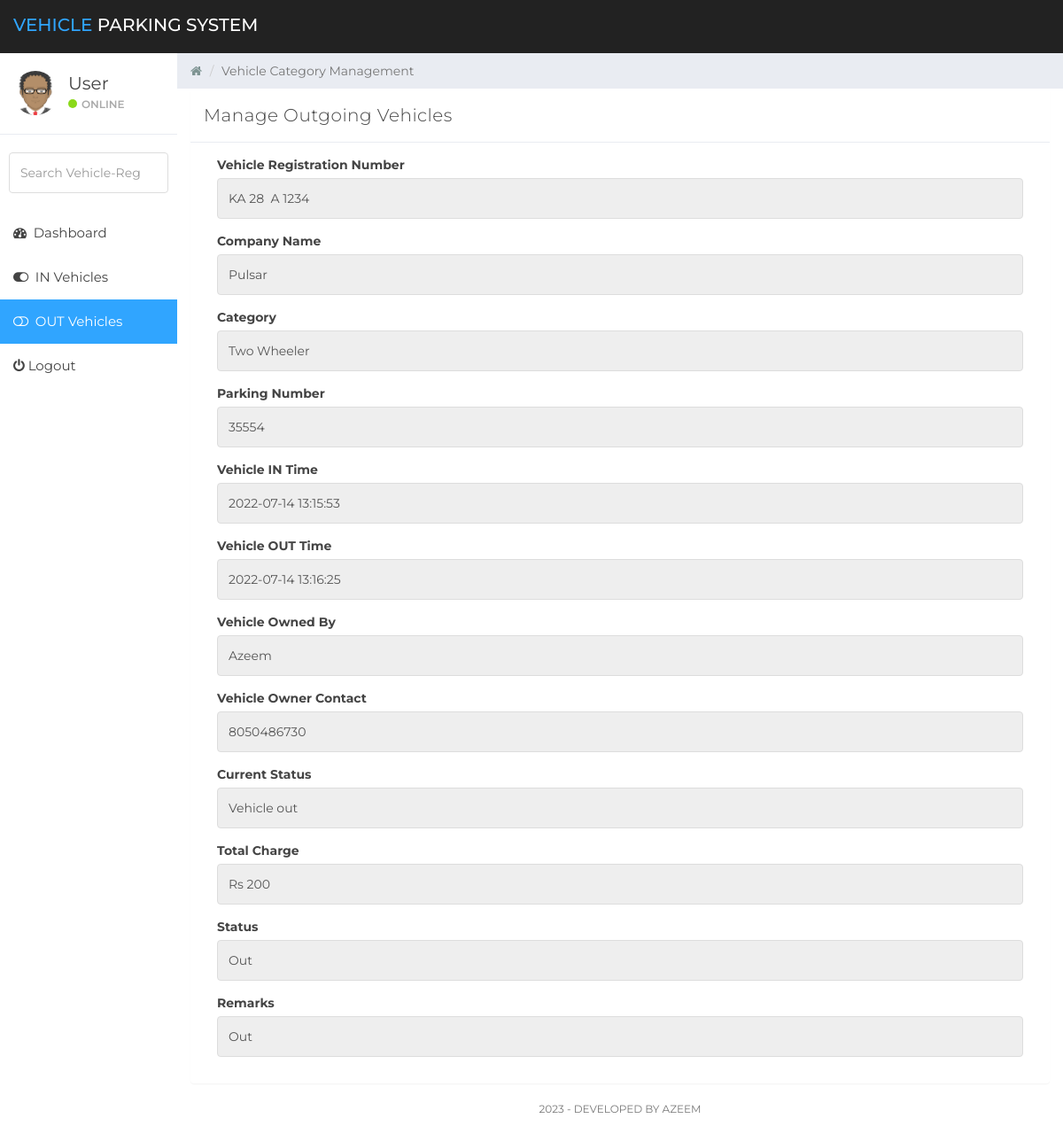
The app's page /outgoing-detail.php?updateid=25 (signed in) with its own data.
### tables this page shows
CREATE TABLE `vehicle_info` (
  `ID` int(10) NOT NULL,
  `eid` varchar(20) NOT NULL,
  `ParkingNumber` varchar(120) DEFAULT NULL,
  `VehicleCategory` varchar(120) NOT NULL,
  `VehicleCompanyname` varchar(120) DEFAULT NULL,
  `RegistrationNumber` varchar(120) DEFAULT NULL,
  `OwnerName` varchar(120) DEFAULT NULL,
  `OwnerContactNumber` bigint(10) DEFAULT NULL,
  `InTime` timestamp NULL DEFAULT current_timestamp(),
  `OutTime` timestamp NULL DEFAULT NULL ON UPDATE current_timestamp(),
  `ParkingCharge` varchar(120) NOT NULL,
  `Remark` mediumtext NOT NULL,
  `Status` varchar(5) NOT NULL
);

### outgoing-detail.php (the view, shortened to what this page needs)
<?php
    include('includes/dbconn.php');
    if (strlen($_SESSION['vpmsaid']==0)) {
    header('location:logout.php');
    } else {
?>
<!DOCTYPE html>
<html>
<head>
	<link href="css/bootstrap.min.css" rel="stylesheet">
	<link href="css/font-awesome.min.css" rel="stylesheet">
    <link href="css/datatable.css" rel="stylesheet">
	<link href="css/datepicker3.css" rel="stylesheet">
	<link href="css/styles.css" rel="stylesheet">
</head>
<body>
        <?php include 'includes/navigation.php' ?>
		<?php
		include 'includes/sidebar.php'
		?>
	<div class="col-sm-9 col-sm-offset-3 col-lg-10 col-lg-offset-2 main">
		<div class="row">
			<ol class="breadcrumb">
				<li><a href="dashboard.php">
					<em class="fa fa-home"></em>
				</a></li>
				<li class="active">Vehicle Category Management</li>
			</ol>
		</div>
		<div class="row">
			<div class="col-lg-12">
			</div>
		</div>
		<div class="row">
				<div class="col-lg-12">
					<div class="panel panel-default">
						<div class="panel-heading">Manage Outgoing Vehicles</div>
						<div class="panel-body">
                        <div class="col-md-12">
							<form method="POST">
                            <?php
                            $cid=$_GET['updateid'];
                            $ret=mysqli_query($con,"SELECT * from vehicle_info where ID='$cid'");
                            while ($row=mysqli_fetch_array($ret)) {
                            ?>
								<div class="form-group">
									<label>Vehicle Registration Number</label>
									<input type="text" class="form-control" value="<?php  echo $row['RegistrationNumber'];?>" id="catename" name="catename" readonly>
								</div>
								<div class="form-group">
									<label>Company Name</label>
									<input type="text" class="form-control" value="<?php  echo $row['VehicleCompanyname'];?>" id="sdesc" name="sdesc" readonly>
								</div>
                                <div class="form-group">
									<label>Category</label>
									<input type="text" class="form-control" value="<?php  echo $row['VehicleCategory'];?>" id="sdesc" name="sdesc" readonly>
								</div>
                                <div class="form-group">
									<label>Parking Number</label>
									<input type="text" class="form-control" value="<?php  echo $row['ParkingNumber'];?>" id="sdesc" name="sdesc" readonly>
								</div>
                                <div class="form-group">
									<label>Vehicle IN Time</label>
									<input type="text" class="form-control" value="<?php  echo $row['InTime'];?>" id="sdesc" name="sdesc" readonly>
								</div>
                                <div class="form-group">
									<label>Vehicle OUT Time</label>
									<input type="text" class="form-control" value="<?php  echo $row['OutTime'];?>" id="sdesc" name="sdesc" readonly>
								</div>
                                <div class="form-group">
									<label>Vehicle Owned By</label>
									<input type="text" class="form-control" value="<?php  echo $row['OwnerName'];?>" id="sdesc" name="sdesc" readonly>
								</div>
                                <div class="form-group">
									<label>Vehicle Owner Contact</label>
									<input type="text" class="form-control" value="<?php  echo $row['OwnerContactNumber'];?>" id="sdesc" name="sdesc" readonly>
								</div>
                                <div class="form-group">
									<label>Current Status</label>
									<input type="text" class="form-control" value="<?php if($row['Status']==""){ echo "Vehicle In"; } if($row['Status']=="Out"){echo "Vehicle out";} ;?>" id="sdesc" name="sdesc" readonly>
								</div>
                                <div class="form-group">
									<label>Total Charge</label>
									<input type="text" class="form-control" value="Rs <?php  echo $row['ParkingCharge'];?>" id="parkingcharge" name="parkingcharge" readonly>
								</div>
                                <div class="form-group">
									<label>Status</label>
									<input type="text" name="status" value="<?php echo $row['Status']; ?>" class="form-control" readonly>
								</div>
                                <div class="form-group">
									<label>Remarks</label>
									<input type="text" class="form-control" value="<?php  echo $row['Remark'];?>" id="remark" name="remark" readonly>
								</div>
                        <?php } ?>
								</div>
						</div>
					</div>
				</div>
</div>
        <?php include 'includes/footer.php'?>
	</div>
</body>
</html>
<?php }  ?>

### css/styles.css (style rules this page uses)
body { background: #f1f4f7; padding-top: 60px; font-size: 14px; color: #444444; font-family: "Montserrat", "Helvetica Neue", Helvetica, Arial, sans-serif; background: rgba(255, 255, 255, 0.2); }
a, a:hover, a:focus { color: #7e9492; }
input.form-control { border: 1px solid #ddd; box-shadow: none; height: 46px; }
.panel { border: 0; }
.panel-heading { font-size: 20px; font-weight: 300; letter-spacing: 0.025em; height: 60px; line-height: 38px; }
.panel-default .panel-heading { background: #fff; border-bottom: 1px solid #e9ecf2; color: #444444; }
.breadcrumb { border-radius: 0; padding: 10px 15px 10px 15px; background: #e9ecf2; margin: 0; }

### records on screen
vehicle_info: catename "KA 28 A 1234", sdesc "Pulsar", sdesc "Two Wheeler", sdesc "35554", sdesc "2022-07-14 13:15:53", sdesc "2022-07-14 13:16:25", sdesc "Azeem", sdesc "8050486730", sdesc "Vehicle out", parkingcharge "Rs 200", status "Out", remark "Out"

### other values on screen
$_SESSION['role'] "User"
